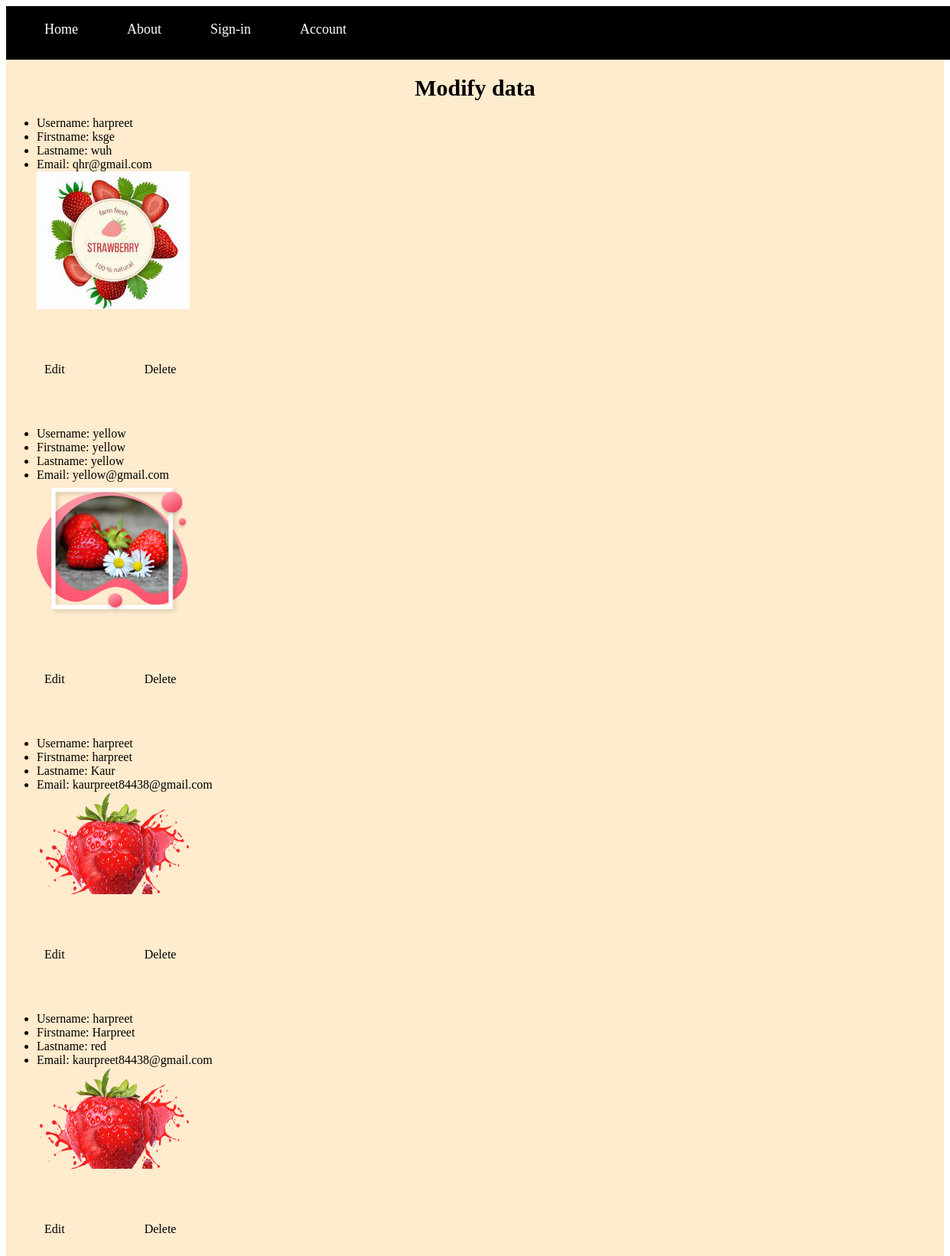
The app's page /accounts/display with its own data.
### customer/models.py (models this page shows, shortened)
class Customer(models.Model):
	firstname = models.CharField(max_length=10, null=False, blank=False)
	lastname = models.CharField(max_length=10, null=False, blank=False)
	email = models.CharField(max_length=20, null=False,blank=False)
	username = models.CharField(max_length=20, null=False)
	password = models.CharField(max_length=10,null=False)
	image = models.ImageField(null=True,upload_to='images/')

### customer/views.py (the view)
# urls.py: path('display',views.display_form,name='display_form'),
def display_form(request):
	obj = Customer.objects.all()
	return render(request,'customer/display.html',{'obj': obj})

### customer/templates/customer/display.html (shortened to what this page needs)
{% load static %}
<!DOCTYPE html>
<html>
<head>
</head>
<body>
	<div class="container">
		<div class="navbar">
			<a href="{% url 'index' %}">Home</a>
		    <a href="#">About</a>
		    <a href="{% url 'signup' %}">Sign-in</a>
		    <a href="{% url 'display_form' %}">Account</a>
		</div>
  		    <div class="card-body">
  			    <h1>Modify data</h1>
  			    {% for data in obj %}
    	            <p class="card-text">
	      		    <ul>
	      		    <li> Username: {{ data.username }}</li>
	      		    <li>Firstname: {{ data.firstname }} </li>
	                <li>Lastname: {{ data.lastname }} </li>
	                <li>Email: {{ data.email }} </li>
	                <img src="{% get_media_prefix %}{{ data.image }}" width="200">
	   		        </ul>
                    </p>
    		        <a href="{% url 'edit' %}" class="btn">Edit</a>
    		        <a href="#" class="btn">Delete</a>
    		        <br/>
    		    {% endfor %}
  		    </div>
	</div>
</body>
</html>

### customer/templates/customer/display.html (style rules this page uses)
.container { background-color: blanchedalmond; }
.navbar { display: inline-block; height: 30px; width: 100%; background-color: black; padding: 20px; }
.navbar a { color: white; text-decoration: none; padding: 30px; font-size: 18px; font: oblique; width: 100px; }
.card-body h1 { font-size: 30px; text-align: center; }
.card-body a { display: inline-block; color: black; text-decoration: none; margin: 50px; }

### records on screen
Customer: username "harpreet", firstname "ksge", lastname "wuh", email "qhr@gmail.com", image (picture)
Customer: username "yellow", firstname "yellow", lastname "yellow", email "yellow@gmail.com", image (picture)
Customer: username "harpreet", firstname "harpreet", lastname "Kaur", email "kaurpreet84438@gmail.com", image (picture)
Customer: username "harpreet", firstname "Harpreet", lastname "red", email "kaurpreet84438@gmail.com", image (picture)
